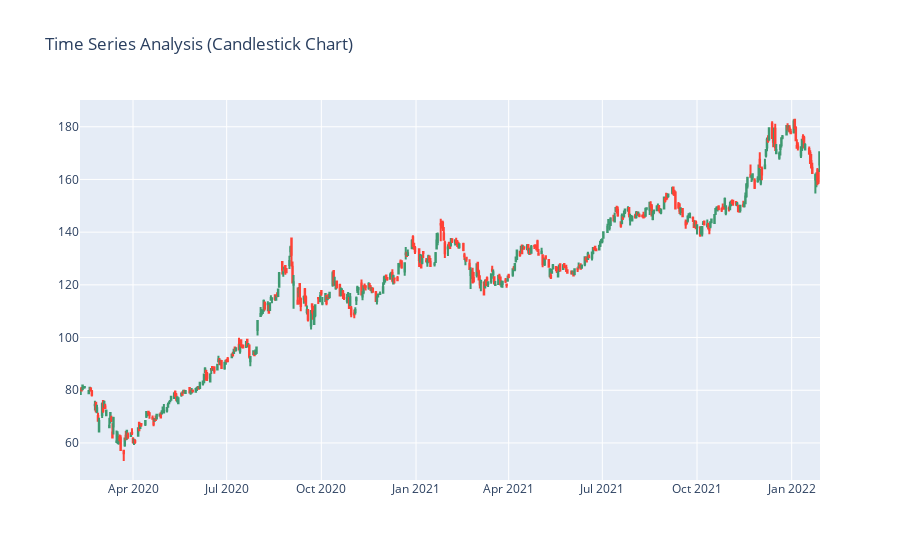

Here is the notebook cell this chart was saved with:
### Markdown cell above
visualize a candlestick chart to see the trends in the open, high, low, and close prices of Apple

### Code cell
import plotly.graph_objects as go
figure = go.Figure(data=[go.Candlestick(x = data.index,
                                        open = data["Open"], 
                                        high = data["High"],
                                        low = data["Low"], 
                                        close = data["Close"])])
figure.update_layout(title = "Time Series Analysis (Candlestick Chart)", 
                     xaxis_rangeslider_visible = False)
figure.show()

### Figure 1 — Plotly figure (JSON) as saved in the notebook; plotly's stock layout.template omitted (floating-point values rounded to 4 significant figures; data arrays with more than 128 entries replaced by an {"elided": "..."} marker saying what was removed)
{"data": [{"close": {"elided": "498 float values"}, "high": {"elided": "498 float values"}, "low": {"elided": "498 float values"}, "open": {"elided": "498 float values"}, "type": "candlestick", "x": {"elided": "498 str values"}}], "layout": {"title": {"text": "Time Series Analysis (Candlestick Chart)"}, "xaxis": {"rangeslider": {"visible": false}}}}
